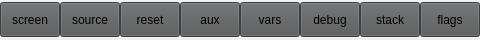
       <widget class="QWidget" name="bottomwidget" native="true">
        <property name="sizePolicy">
         <sizepolicy hsizetype="Preferred" vsizetype="Fixed">
          <horstretch>0</horstretch>
          <verstretch>0</verstretch>
         </sizepolicy>
        </property>
        <property name="minimumSize">
         <size>
          <width>0</width>
          <height>40</height>
         </size>
        </property>
        <property name="maximumSize">
         <size>
          <width>16777215</width>
          <height>40</height>
         </size>
        </property>
        <property name="styleSheet">
         <string notr="true">QToolButton{
	background-color: rgb(86, 87, 88);
}</string>
        </property>
        <layout class="QHBoxLayout" name="horizontalLayout_2">
         <property name="spacing">
          <number>0</number>
         </property>
         <property name="leftMargin">
          <number>0</number>
         </property>
         <property name="topMargin">
          <number>0</number>
         </property>
         <property name="rightMargin">
          <number>0</number>
         </property>
         <property name="bottomMargin">
          <number>0</number>
         </property>
         <item>
          <widget class="QToolButton" name="screenbutton">
           <property name="minimumSize">
            <size>
             <width>60</width>
             <height>35</height>
            </size>
           </property>
           <property name="maximumSize">
            <size>
             <width>16777215</width>
             <height>35</height>
            </size>
           </property>
           <property name="text">
            <string>screen</string>
           </property>
          </widget>
         </item>
         <item>
          <widget class="QToolButton" name="sourcebutton">
           <property name="minimumSize">
            <size>
             <width>60</width>
             <height>35</height>
            </size>
           </property>
           <property name="maximumSize">
            <size>
             <width>16777215</width>
             <height>35</height>
            </size>
           </property>
           <property name="text">
            <string>source</string>
           </property>
          </widget>
         </item>
         <item>
          <widget class="QToolButton" name="resetbutton">
           <property name="minimumSize">
            <size>
             <width>60</width>
             <height>35</height>
            </size>
           </property>
           <property name="maximumSize">
            <size>
             <width>16777215</width>
             <height>35</height>
            </size>
           </property>
           <property name="text">
            <string>reset</string>
           </property>
          </widget>
         </item>
         <item>
          <widget class="QToolButton" name="auxbutton">
           <property name="minimumSize">
            <size>
             <width>60</width>
             <height>35</height>
            </size>
           </property>
           <property name="maximumSize">
            <size>
             <width>16777215</width>
             <height>35</height>
            </size>
           </property>
           <property name="text">
            <string>aux</string>
           </property>
          </widget>
         </item>
         <item>
          <widget class="QToolButton" name="varsbutton">
           <property name="minimumSize">
            <size>
             <width>60</width>
             <height>35</height>
            </size>
           </property>
           <property name="maximumSize">
            <size>
             <width>16777215</width>
             <height>35</height>
            </size>
           </property>
           <property name="text">
            <string>vars</string>
           </property>
          </widget>
         </item>
         <item>
          <widget class="QToolButton" name="debugbutton">
           <property name="minimumSize">
            <size>
             <width>60</width>
             <height>35</height>
            </size>
           </property>
           <property name="maximumSize">
            <size>
             <width>16777215</width>
             <height>35</height>
            </size>
           </property>
           <property name="text">
            <string>debug</string>
           </property>
          </widget>
         </item>
         <item>
          <widget class="QToolButton" name="stackbutton">
           <property name="minimumSize">
            <size>
             <width>60</width>
             <height>35</height>
            </size>
           </property>
           <property name="maximumSize">
            <size>
             <width>16777215</width>
             <height>35</height>
            </size>
           </property>
           <property name="text">
            <string>stack</string>
           </property>
          </widget>
         </item>
         <item>
          <widget class="QToolButton" name="flagsbutton">
           <property name="minimumSize">
            <size>
             <width>60</width>
             <height>35</height>
            </size>
           </property>
           <property name="maximumSize">
            <size>
             <width>16777215</width>
             <height>35</height>
            </size>
           </property>
           <property name="text">
            <string>flags</string>
           </property>
          </widget>
         </item>
        </layout>
       </widget>
